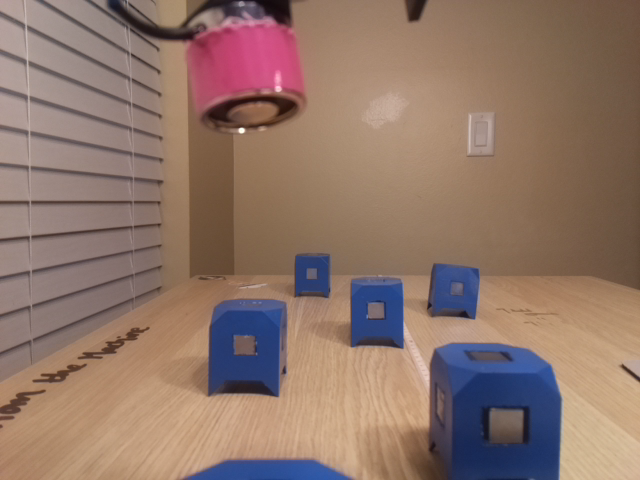
#> input picture src/vision/block_test/block_test_0.png, 640 x 480 px, given in place of label_test_0a.png, which was not available
$ python main.py
#> lines starting #> are read from the running program, lines starting #| are printed output that depends on the picture; after the words box and inside, x2 and y2 are one past the last pixel; in counts of white or black regions, pixels touching at a corner belong together; pictures that were not available may be replaced by others from this repository, and a replacement may not be noted
### src/vision/image_processor.py
#!/usr/bin/env python3

import cv2 as cv
import numpy as np

# from vision.building_block import Block
# from vision.pixel_grid import PixelGrid

from building_block import Block
from pixel_grid import PixelGrid

class ImageProcessor:

    def __init__(self) -> None:

        # HSV color filters with lower and upper thresholds
        self.block_filter_HSV  = {'lower':np.array([105, 110, 20], dtype = "uint8"), \
                                    'upper':np.array([115, 255, 255],  dtype = "uint8")}


        self.emag_filter_HSV   = {'lower':np.array([155, 100, 20], dtype = "uint8"), \
                                'upper':np.array([170, 255, 255],  dtype = "uint8")}

        # hard coded to image properties of raspi cam
        self.pix_grid = PixelGrid(480, 640, 25)
#> further down, img is the input picture: shape (480, 640, 3); mean B, G, R 104.9, 117.2, 143.3

        """ thresholds for filtering objects in pixel space
                (element 0 is min and element 1 is max)     """
        # single block
        self.block_thresh = {'width':(45,175), 'height':(45,180), 'area':(4000,20000)}
        self.near_block_thresh = {'width':(200,400), 'height':(200,400), 'area':(20000,40000)}
        self.metal_thresh = {'width':(20,50), 'height':(10,50), 'area':(200,2000)}
        self.emag_thresh  = {'width':(50,150), 'height':(30,100), 'area':(2500,4500)}

        self.emag_param         = {'erosion':4, 'dilation':2}
        self.block_open_param   = {'erosion':2, 'dilation':3}
        self.metal_open_param   = {'erosion':3, 'dilation':4}


    def getConnectedComponents(self, img_binary, connectivity):
        """ @param binary - binary thresholded image
            @param connectivity - 4 is diamond neighboorhood, 8 is square neighboorhood
            @param filter - 0 return all components, 1- filter based on constraint
            @return 4tuple - (count, label, stats, centroids)
                            count - number of components
                            label - same dim as image, each element consists of an int indicating the component it belongs to
                            stats - nx5 matrix containing stats
                            centroids - nx2 matrix containing centroid
            @note returns all connected components (first component is always the background) """

        if (connectivity != 4 and connectivity != 8):
            connectivity = 8

        # features to return (numLabels, labels, stats, centroids)
        return cv.connectedComponentsWithStats(img_binary, connectivity, cv.CV_32S)

    def filterComponents(self, comp_tuple, threshold):
        """ @param comp_tuple:      4-tuple containing connected components and there statistics
            @param threshold:       threshold used for filtering as a dict
            @note accessing stats:  x = stats[i, cv2.CC_STAT_LEFT]      - starting x coordinate of the component
	                                y = stats[i, cv2.CC_STAT_TOP]       - starting y coordinate of the component
	                                w = stats[i, cv2.CC_STAT_WIDTH]     - width of the component
	                                h = stats[i, cv2.CC_STAT_HEIGHT]    - height of the component
	                                area = stats[i, cv2.CC_STAT_AREA]   - area (in pixels)  """

        # get upper and lower bounds from threshold dictionary
        (min_width, max_width)      = threshold.get('width')
        (min_height, max_height)    = threshold.get('height')
        (min_area, max_area)        = threshold.get('area')

        # unpack connected component tuple
        (label_count, _, stats, centroids) = comp_tuple

        # store inlier indices
        inlier_labels = []

        # iterate over number of components
        for ix in range(0, label_count):

            w, h    = stats[ix, cv.CC_STAT_WIDTH], stats[ix, cv.CC_STAT_HEIGHT]
            area    = stats[ix, cv.CC_STAT_AREA]

            # check that component satisfies thresholds
            if (w >= min_width and w <= max_width) and (h >= min_height and h <= max_height) and (area >= min_area and area <= max_area):

                inlier_labels.append(ix) # add inlier index

        return inlier_labels


    """ tracking/detection functions """

    # [35 lines left out: function trackBlockTransport, not called in this run]

    def matchComponents(self, comp_p, inlier_ix_p, comp_s, inlier_ix_s):

        # return if there are not sufficient components
        if len(inlier_ix_p) == 0 or len(inlier_ix_s) == 0:
            return []

        block_list   = []    # list of running block objects to return
        matched_ix   = []    # list of associated indices to prevent over-processing

        # extract component containers
        (_, label_matrix_p, stats_p, centroids_p) = comp_p  # primary blobs
        (_, label_matrix_s, stats_s, centroids_s) = comp_s  # sub blobs

        # iterate over each inlier label to access inlier primary components
        for ix_p in inlier_ix_p:

            # construct pixel space geofence for filtering sub-blobs
            w_p, h_p        = stats_p[ix_p, cv.CC_STAT_WIDTH], stats_p[ix_p, cv.CC_STAT_HEIGHT]
            min_xp, min_yp  = stats_p[ix_p, cv.CC_STAT_LEFT], stats_p[ix_p, cv.CC_STAT_TOP]
            pixel_geofence  = {'min_coordinate': (min_xp, min_yp), 'max_coordinate': (min_xp + w_p, min_yp + h_p)}

            # store all associations to this primary blob
            association_list = []

            # compare non-associated sub-blobs to current primary
            for ix_s in inlier_ix_s:

                # skip if label has already been associated
                if ix_s in matched_ix:
                    continue

                # get pixel features used for matching test
                cX_s, cY_s  = centroids_s[ix_s]
                w_s, h_s    = stats_s[ix_s, cv.CC_STAT_WIDTH], stats_s[ix_s, cv.CC_STAT_HEIGHT]
                x_s, y_s    = stats_s[ix_s, cv.CC_STAT_LEFT], stats_s[ix_s, cv.CC_STAT_TOP]

                # check that sub blob is within primary blob
                if self.isBlobInBlob(pixel_geofence, (cX_s, cY_s)):

                    blob_dict = {'p_min': (x_s, y_s), 'p_max': (x_s+w_s, y_s+h_s), 'width':w_s, 'height':h_s, \
                                'centroid':(cX_s, cY_s), 'area':stats_s[ix_s, cv.CC_STAT_AREA], 'label_id':ix_s}

                    association_list.append(blob_dict)  # add index to associations for this primary iteration
                    matched_ix.append(ix_s)          # add sub blob index to known associations

            # if number of associations is reasonable then keep label composition
            if len(association_list) > 0 and len(association_list) <= 3:

                # construct block and add to list
                block = Block(width=w_p, height=h_p, area=stats_p[ix_p, cv.CC_STAT_AREA], centroid=centroids_p[ix_p], p_o=(min_xp, min_yp))
                block.addMetalBlob(association_list)    # add associated metal blobs to block
                block_list.append(block)                # update associated metal indices

        return block_list

    def isBlobInBlob(self, pixel_GF, centroid):
        """(0,0)
        min(x,y)                    max(x),min(y)
                        *********
                        *   c   *
                        *       *
                        *       *
                        *********
        min(x),max(y)               max(x),max(y)  """

        # get min and max pixel geofence coordinates
        min_x, min_y    = pixel_GF.get('min_coordinate')
        max_x, max_y    = pixel_GF.get('max_coordinate')

        # get centroid to test position within blob
        (cx, cy)        = centroid

        if (cx > min_x and cy > min_y) and (cx < max_x and cy > min_y) and (cx > min_x and cy < max_y) and (cx < max_x and cy < max_y):
            return True
        else:
            return False


    def detectBlocks(self, src_img):

        # apply color filter to get block mask and then inverse to get metal mask
        block_mask  = self.filterColor(img_bgr=src_img, filter=self.block_filter_HSV)
        metal_mask  = cv.bitwise_not(block_mask)

        # open both masks with different structuring elements
        opened_block_mask   = self.compoundOpenImage(src_img=block_mask, param_dict=self.block_open_param)
        opened_metal_mask   = self.compoundOpenImage(src_img=metal_mask, param_dict=self.metal_open_param)

        # get connected components within masks
        block_comps = self.getConnectedComponents(img_binary=opened_block_mask, connectivity=8)
        metal_comps = self.getConnectedComponents(img_binary=opened_metal_mask, connectivity=8)

        # filter components and retrieve inlier labels
        block_label_list = self.filterComponents(comp_tuple=block_comps, threshold=self.block_thresh)
        metal_label_list = self.filterComponents(comp_tuple=metal_comps, threshold=self.metal_thresh)

        # make blue block and metal associations
        block_obj_list = self.matchComponents(comp_p=block_comps, inlier_ix_p=block_label_list, \
                                                comp_s=metal_comps, inlier_ix_s=metal_label_list)

        return block_obj_list

    # [120 lines left out: functions getBlockTarget, getBlockCorrespondence, not called in this run]

        # [6 lines of commented-out code are left out]

    def filterColor(self, img_bgr, filter):
        """
        Find indices of image within range of lower and upper bound in HSV color range.
        @param img_bgr  - BGR image
        @param filter   - lower and upper bound of HSV range as a dict
        @return: binary mask describing inbound indices """
        lower = filter.get('lower')
        upper = filter.get('upper')

        return cv.inRange(cv.cvtColor(img_bgr, cv.COLOR_BGR2HSV), lower, upper)
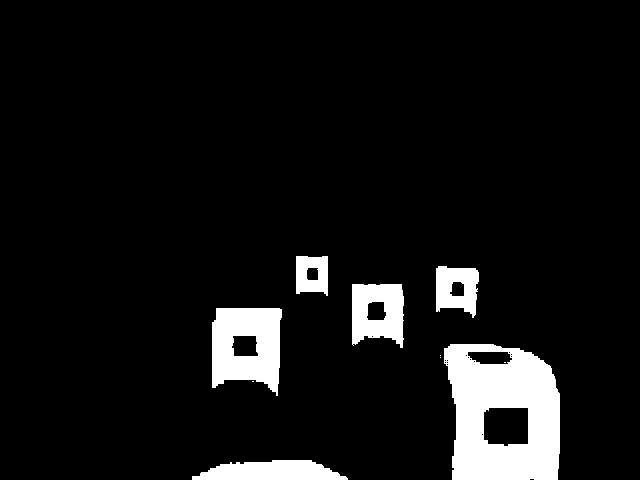
#> returned value: shape (480, 640); 7.8% white; 10 white regions (4 under 20 px), largest, box (x1, y1, x2, y2) and area: (444, 344, 560, 480) 11837, (212, 308, 282, 396) 4614, (352, 284, 404, 348) 2560, (192, 460, 348, 480) 2322, (436, 266, 479, 318) 1589, (296, 256, 328, 296) 1030


    def applyErosion(self, kernal_size, src, shape):

#> called with kernal_size = 2, shape = 'cross'
        if (shape=="rectangle"):
            erosion_shape = cv.MORPH_RECT
        elif (shape=="cross"):
            erosion_shape = cv.MORPH_CROSS
        elif (shape=="ellipse"):
            erosion_shape = cv.MORPH_ELLIPSE

        element = cv.getStructuringElement(erosion_shape, (2 * kernal_size + 1, 2 * kernal_size + 1),
                                       (kernal_size, kernal_size))

        return cv.erode(src, element)
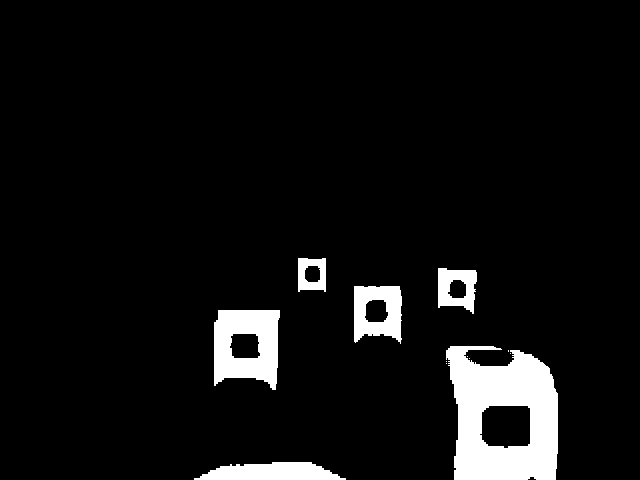
#> returned value: shape (480, 640); 6.6% white; 12 white regions (6 under 20 px), largest, box (x1, y1, x2, y2) and area: (446, 346, 558, 480) 10592, (214, 310, 280, 390) 3850, (194, 462, 346, 480) 2000, (354, 286, 402, 344) 1980, (438, 268, 477, 314) 1152, (298, 258, 326, 292) 673

    def applyDilation(self, kernal_size, src, shape):

#> called with kernal_size = 3, shape = 'rectangle'
        if (shape=="rectangle"):
            dilation_shape = cv.MORPH_RECT
        elif (shape=="cross"):
            dilation_shape = cv.MORPH_CROSS
        elif (shape=="ellipse"):
            dilation_shape = cv.MORPH_ELLIPSE

        element = cv.getStructuringElement(dilation_shape, (2 * kernal_size + 1, 2 * kernal_size + 1),
                                       (kernal_size, kernal_size))

        return cv.dilate(src, element)
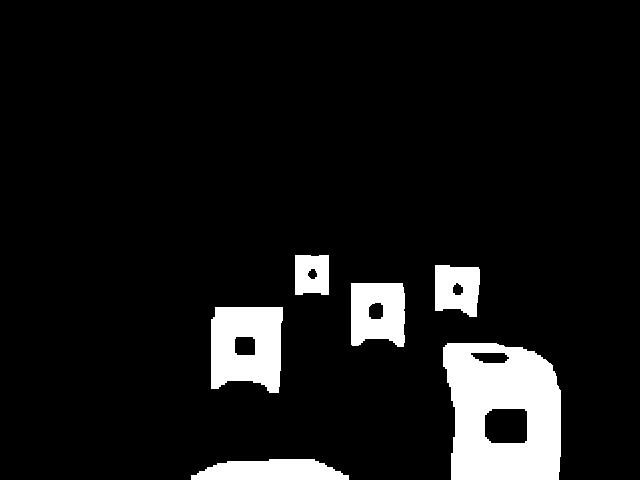
#> returned value: shape (480, 640); 8.6% white; 6 white regions, box (x1, y1, x2, y2) and area: (443, 343, 561, 480) 12704, (211, 307, 283, 393) 5092, (351, 283, 405, 347) 2964, (191, 459, 349, 480) 2598, (435, 265, 480, 317) 1895, (295, 255, 329, 295) 1250

    def compoundOpenImage(self, src_img, param_dict):

        # extract kernal scaler from open parameter dictionary
        erosion_kernal  = param_dict.get('erosion')
        dilation_kernal = param_dict.get('dilation')

        img_erosion     = self.applyErosion(erosion_kernal, src_img, "cross")
#> (the rest of the program and of its run is left out)
